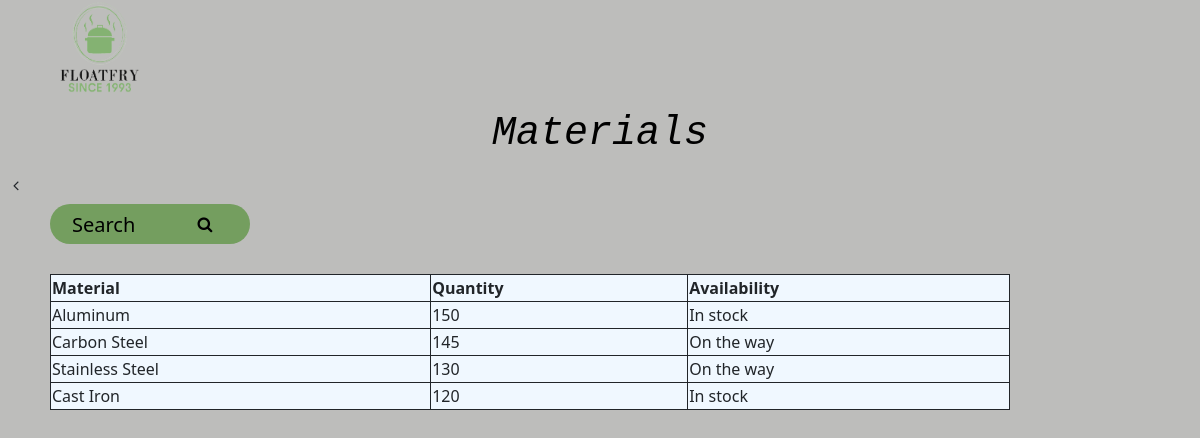
The app's page /material.php with its own data.
### tables this page shows
CREATE TABLE `materials` (
  `Material_Table_ID` int(11) NOT NULL,
  `Material_ID` varchar(14) NOT NULL,
  `Material_Type` tinytext NOT NULL,
  `Material_Quantity` int(11) NOT NULL,
  `Material_Availability` tinytext NOT NULL
);

### materialtable.php (the view, shortened to what this page needs)
<link rel="stylesheet" type="text/css" href="materialstyle.css" />
<?php
include "db_conn1.php";
$sql = "SELECT * FROM `materials`";
$result = $connection->query($sql);
if ($result->num_rows > 0) {
    echo "<table>
            <tr>
            <th>Material</th>
            <th>Quantity</th>
            <th>Availability</th>
            </tr>";
    while ($row = $result->fetch_assoc()) {
        echo "<tr>
                <td>" . $row["Material_Type"] . "</td>
                <td>" . $row["Material_Quantity"] . "</td>
                <td>" . $row["Material_Availability"] . "</td>
            </tr>";
    }
    echo "</table>";
}
?>

### materialstyle.css (style rules this page uses)
body { background-color: #bdbdbb; }
table, td, th { background-color: aliceblue; border: 1px solid; text-align: left; }
table { margin-top: 30px; margin-left: 50px; border-collapse: collapse; width: 80%; }

### records on screen
materials: Material_Type "Aluminum", Material_Quantity "150", Material_Availability "In stock"
materials: Material_Type "Carbon Steel", Material_Quantity "145", Material_Availability "On the way"
materials: Material_Type "Stainless Steel", Material_Quantity "130", Material_Availability "On the way"
materials: Material_Type "Cast Iron", Material_Quantity "120", Material_Availability "In stock"
